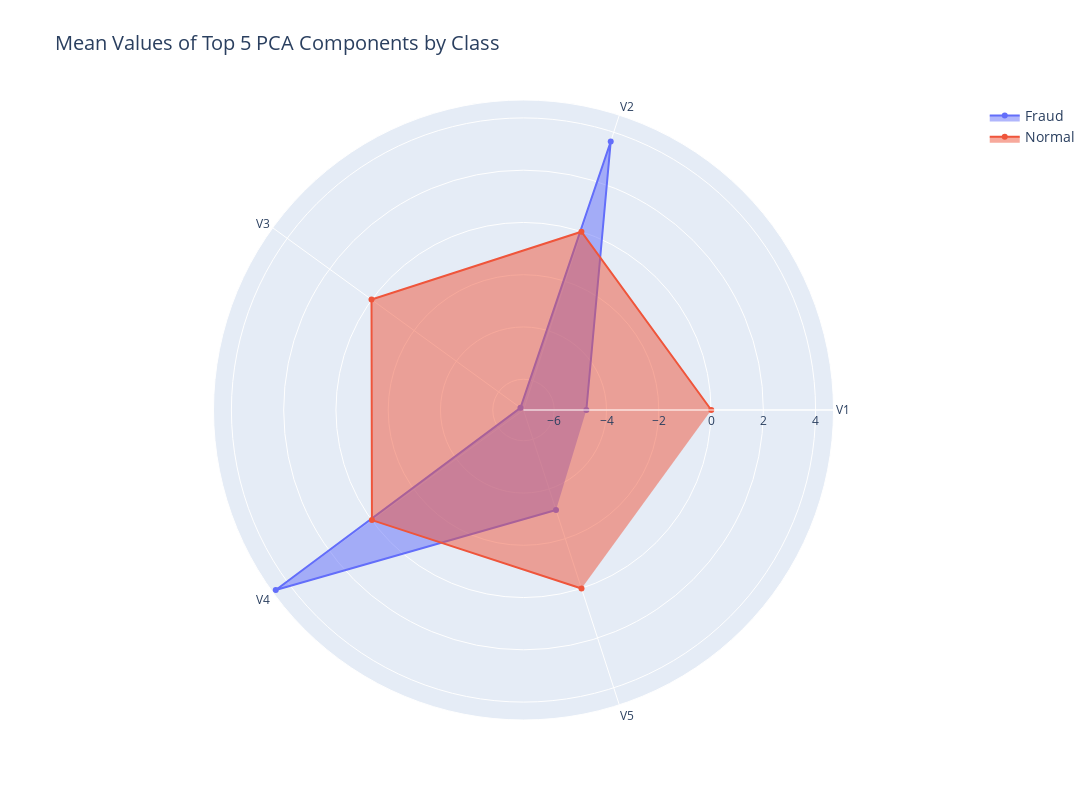

The notebook cell this image was saved under:
### Markdown cell above
### 1. PCA Component Radar Chart

•	**Type:** Radar chart comparing mean values of V1-V5 for fraud vs normal

•	**Rationale:** Identifies which transformed dimensions differ most

•	**Insight:** Even without original meaning, shows detectable fraud signatures

### Code cell
# Calculate mean values for top components
fraud_mean = df[df['Class'] == 1][['V1','V2','V3','V4','V5']].mean()
normal_mean = df[df['Class'] == 0][['V1','V2','V3','V4','V5']].mean()

fig = go.Figure()

fig.add_trace(go.Scatterpolar(
      r=fraud_mean.values,
      theta=fraud_mean.index,
      fill='toself',
      name='Fraud'
))
fig.add_trace(go.Scatterpolar(
      r=normal_mean.values,
      theta=normal_mean.index,
      fill='toself',
      name='Normal'
))

fig.update_layout(
  polar=dict(
    radialaxis=dict(
      visible=True
    )),
  title='Mean Values of Top 5 PCA Components by Class',
  showlegend=True
)

# Increase the size of the plot
fig.update_layout(
    width=1200,
    height=800,
    title_font_size=20,
    legend_font_size=14
)

fig.show()

### Figure 1 — Plotly figure (JSON) as saved in the notebook; plotly's stock layout.template omitted (floating-point values rounded to 4 significant figures)
{"data": [{"fill": "toself", "name": "Fraud", "r": [-4.772, 3.624, -7.033, 4.542, -3.151], "theta": ["V1", "V2", "V3", "V4", "V5"], "type": "scatterpolar"}, {"fill": "toself", "name": "Normal", "r": [0.008258, -0.006271, 0.01217, -0.00786, 0.005453], "theta": ["V1", "V2", "V3", "V4", "V5"], "type": "scatterpolar"}], "layout": {"height": 800, "legend": {"font": {"size": 14}}, "polar": {"radialaxis": {"visible": true}}, "showlegend": true, "title": {"font": {"size": 20}, "text": "Mean Values of Top 5 PCA Components by Class"}, "width": 1200}}
